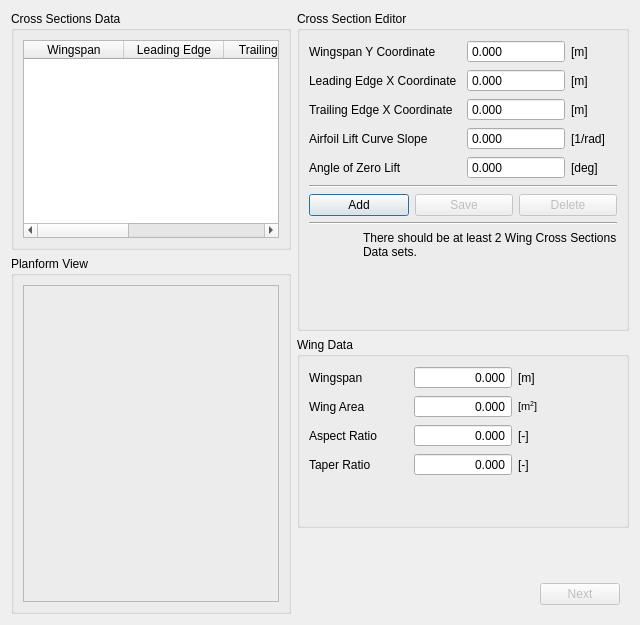
      <widget class="QWidget" name="tabWingData">
       <attribute name="title">
        <string>Wing Data</string>
       </attribute>
       <layout class="QGridLayout" name="gridLayout_7">
        <item row="0" column="0">
         <widget class="QGroupBox" name="groupCrossSectionData">
          <property name="sizePolicy">
           <sizepolicy hsizetype="Preferred" vsizetype="Preferred">
            <horstretch>2</horstretch>
            <verstretch>2</verstretch>
           </sizepolicy>
          </property>
          <property name="locale">
           <locale language="English" country="UnitedStates"/>
          </property>
          <property name="title">
           <string>Cross Sections Data</string>
          </property>
          <property name="flat">
           <bool>false</bool>
          </property>
          <layout class="QGridLayout" name="gridLayout_9">
           <item row="0" column="0">
            <widget class="QTableWidget" name="tableWingData">
             <property name="sizePolicy">
              <sizepolicy hsizetype="Minimum" vsizetype="Expanding">
               <horstretch>0</horstretch>
               <verstretch>0</verstretch>
              </sizepolicy>
             </property>
             <property name="minimumSize">
              <size>
               <width>0</width>
               <height>0</height>
              </size>
             </property>
             <property name="toolTip">
              <string>There should be at least 2 Wing Cross Sections Data sets.</string>
             </property>
             <property name="locale">
              <locale language="English" country="UnitedStates"/>
             </property>
             <property name="showGrid">
              <bool>false</bool>
             </property>
             <attribute name="horizontalHeaderHighlightSections">
              <bool>false</bool>
             </attribute>
             <attribute name="horizontalHeaderStretchLastSection">
              <bool>true</bool>
             </attribute>
             <attribute name="horizontalHeaderStretchLastSection">
              <bool>true</bool>
             </attribute>
             <attribute name="horizontalHeaderHighlightSections">
              <bool>false</bool>
             </attribute>
             <column>
              <property name="text">
               <string>Wingspan</string>
              </property>
             </column>
             <column>
              <property name="text">
               <string>Leading Edge</string>
              </property>
             </column>
             <column>
              <property name="text">
               <string>Trailing Edge</string>
              </property>
             </column>
             <column>
              <property name="text">
               <string>Lift Curve Slope</string>
              </property>
             </column>
             <column>
              <property name="text">
               <string>Angle of 0 Lift</string>
              </property>
             </column>
            </widget>
           </item>
          </layout>
         </widget>
        </item>
        <item row="0" column="1" rowspan="2">
         <layout class="QVBoxLayout" name="verticalLayout">
          <item>
           <widget class="QGroupBox" name="groupCrossSectionEditor">
            <property name="sizePolicy">
             <sizepolicy hsizetype="Preferred" vsizetype="Preferred">
              <horstretch>1</horstretch>
              <verstretch>0</verstretch>
             </sizepolicy>
            </property>
            <property name="locale">
             <locale language="English" country="UnitedStates"/>
            </property>
            <property name="title">
             <string>Cross Section Editor</string>
            </property>
            <layout class="QGridLayout" name="gridLayout_4">
             <item row="0" column="0">
              <layout class="QGridLayout" name="gridLayout_2">
               <item row="0" column="0" colspan="3">
                <widget class="QLabel" name="label">
                 <property name="locale">
                  <locale language="English" country="UnitedStates"/>
                 </property>
                 <property name="text">
                  <string>Wingspan Y Coordinate</string>
                 </property>
                 <property name="buddy">
                  <cstring>spinWingSpan</cstring>
                 </property>
                </widget>
               </item>
               <item row="0" column="3" colspan="2">
                <widget class="QDoubleSpinBox" name="spinWingSpan">
                 <property name="locale">
                  <locale language="English" country="UnitedStates"/>
                 </property>
                 <property name="buttonSymbols">
                  <enum>QAbstractSpinBox::NoButtons</enum>
                 </property>
                 <property name="decimals">
                  <number>3</number>
                 </property>
                </widget>
               </item>
               <item row="0" column="5">
                <widget class="QLabel" name="label_2">
                 <property name="locale">
                  <locale language="English" country="UnitedStates"/>
                 </property>
                 <property name="text">
                  <string>[m]</string>
                 </property>
                </widget>
               </item>
               <item row="1" column="0" colspan="3">
                <widget class="QLabel" name="label_3">
                 <property name="locale">
                  <locale language="English" country="UnitedStates"/>
                 </property>
                 <property name="text">
                  <string>Leading Edge X Coordinate</string>
                 </property>
                 <property name="buddy">
                  <cstring>spinLeadingX</cstring>
                 </property>
                </widget>
               </item>
               <item row="1" column="3" colspan="2">
                <widget class="QDoubleSpinBox" name="spinLeadingX">
                 <property name="locale">
                  <locale language="English" country="UnitedStates"/>
                 </property>
                 <property name="buttonSymbols">
                  <enum>QAbstractSpinBox::NoButtons</enum>
                 </property>
                 <property name="decimals">
                  <number>3</number>
                 </property>
                 <property name="minimum">
                  <double>-99.989999999999995</double>
                 </property>
                </widget>
               </item>
               <item row="1" column="5">
                <widget class="QLabel" name="label_4">
                 <property name="locale">
                  <locale language="English" country="UnitedStates"/>
                 </property>
                 <property name="text">
                  <string>[m]</string>
                 </property>
                </widget>
               </item>
               <item row="3" column="0" colspan="3">
                <widget class="QLabel" name="label_5">
                 <property name="locale">
                  <locale language="English" country="UnitedStates"/>
                 </property>
                 <property name="text">
                  <string>Airfoil Lift Curve Slope</string>
                 </property>
                 <property name="buddy">
                  <cstring>spinLiftSlope</cstring>
                 </property>
                </widget>
               </item>
               <item row="3" column="3" colspan="2">
                <widget class="QDoubleSpinBox" name="spinLiftSlope">
                 <property name="locale">
                  <locale language="English" country="UnitedStates"/>
                 </property>
                 <property name="buttonSymbols">
                  <enum>QAbstractSpinBox::NoButtons</enum>
                 </property>
                 <property name="decimals">
                  <number>3</number>
                 </property>
                 <property name="minimum">
                  <double>-10.000000000000000</double>
                 </property>
                 <property name="maximum">
                  <double>10.000000000000000</double>
                 </property>
                </widget>
               </item>
               <item row="3" column="5">
                <widget class="QLabel" name="label_6">
                 <property name="locale">
                  <locale language="English" country="UnitedStates"/>
                 </property>
                 <property name="text">
                  <string>[1/rad]</string>
                 </property>
                </widget>
               </item>
               <item row="4" column="0" colspan="3">
                <widget class="QLabel" name="label_7">
                 <property name="locale">
                  <locale language="English" country="UnitedStates"/>
                 </property>
                 <property name="text">
                  <string>Angle of Zero Lift</string>
                 </property>
                 <property name="buddy">
                  <cstring>spinAngle0Lift</cstring>
                 </property>
                </widget>
               </item>
               <item row="4" column="3" colspan="2">
                <widget class="QDoubleSpinBox" name="spinAngle0Lift">
                 <property name="locale">
                  <locale language="English" country="UnitedStates"/>
                 </property>
                 <property name="buttonSymbols">
                  <enum>QAbstractSpinBox::NoButtons</enum>
                 </property>
                 <property name="decimals">
                  <number>3</number>
                 </property>
                 <property name="minimum">
                  <double>-90.000000000000000</double>
                 </property>
                 <property name="maximum">
                  <double>90.000000000000000</double>
                 </property>
                </widget>
               </item>
               <item row="4" column="5">
                <widget class="QLabel" name="label_8">
                 <property name="locale">
                  <locale language="English" country="UnitedStates"/>
                 </property>
                 <property name="text">
                  <string>[deg]</string>
                 </property>
                </widget>
               </item>
               <item row="5" column="0" colspan="6">
                <widget class="Line" name="line">
                 <property name="locale">
                  <locale language="English" country="UnitedStates"/>
                 </property>
                 <property name="orientation">
                  <enum>Qt::Horizontal</enum>
                 </property>
                </widget>
               </item>
               <item row="6" column="0" colspan="2">
                <widget class="QPushButton" name="buttonAddSection">
                 <property name="locale">
                  <locale language="English" country="UnitedStates"/>
                 </property>
                 <property name="text">
                  <string>Add</string>
                 </property>
                 <property name="autoRepeat">
                  <bool>false</bool>
                 </property>
                 <property name="default">
                  <bool>true</bool>
                 </property>
                </widget>
               </item>
               <item row="6" column="2" colspan="2">
                <widget class="QPushButton" name="buttonSaveSection">
                 <property name="enabled">
                  <bool>false</bool>
                 </property>
                 <property name="locale">
                  <locale language="English" country="UnitedStates"/>
                 </property>
                 <property name="text">
                  <string>Save</string>
                 </property>
                 <property name="autoRepeat">
                  <bool>false</bool>
                 </property>
                 <property name="default">
                  <bool>true</bool>
                 </property>
                </widget>
               </item>
               <item row="6" column="4" colspan="2">
                <widget class="QPushButton" name="buttonDeleteSection">
                 <property name="enabled">
                  <bool>false</bool>
                 </property>
                 <property name="locale">
                  <locale language="English" country="UnitedStates"/>
                 </property>
                 <property name="text">
                  <string>Delete</string>
                 </property>
                 <property name="autoRepeat">
                  <bool>false</bool>
                 </property>
                 <property name="default">
                  <bool>true</bool>
                 </property>
                </widget>
               </item>
               <item row="7" column="0" colspan="6">
                <widget class="Line" name="line_2">
                 <property name="locale">
                  <locale language="English" country="UnitedStates"/>
                 </property>
                 <property name="orientation">
                  <enum>Qt::Horizontal</enum>
                 </property>
                </widget>
               </item>
               <item row="2" column="0" colspan="3">
                <widget class="QLabel" name="label_44">
                 <property name="locale">
                  <locale language="English" country="UnitedStates"/>
                 </property>
                 <property name="text">
                  <string>Trailing Edge X Coordinate</string>
                 </property>
                 <property name="buddy">
                  <cstring>spinTrailingX</cstring>
                 </property>
                </widget>
               </item>
               <item row="2" column="3" colspan="2">
                <widget class="QDoubleSpinBox" name="spinTrailingX">
                 <property name="locale">
                  <locale language="English" country="UnitedStates"/>
                 </property>
                 <property name="buttonSymbols">
                  <enum>QAbstractSpinBox::NoButtons</enum>
                 </property>
                 <property name="decimals">
                  <number>3</number>
                 </property>
                 <property name="minimum">
                  <double>-99.989999999999995</double>
                 </property>
                </widget>
               </item>
               <item row="2" column="5">
                <widget class="QLabel" name="label_43">
                 <property name="locale">
                  <locale language="English" country="UnitedStates"/>
                 </property>
                 <property name="text">
                  <string>[m]</string>
                 </property>
                </widget>
               </item>
               <item row="8" column="0">
                <widget class="QLabel" name="label_9">
                 <property name="minimumSize">
                  <size>
                   <width>48</width>
                   <height>48</height>
                  </size>
                 </property>
                 <property name="maximumSize">
                  <size>
                   <width>48</width>
                   <height>48</height>
                  </size>
                 </property>
                 <property name="locale">
                  <locale language="English" country="UnitedStates"/>
                 </property>
                 <property name="text">
                  <string/>
                 </property>
                 <property name="pixmap">
                  <pixmap resource="../res/bsc.qrc">:/png/dialog-info.png</pixmap>
                 </property>
                </widget>
               </item>
               <item row="8" column="1" colspan="5">
                <widget class="QLabel" name="label_10">
                 <property name="locale">
                  <locale language="English" country="UnitedStates"/>
                 </property>
                 <property name="text">
                  <string>There should be at least 2 Wing Cross Sections Data sets.</string>
                 </property>
                 <property name="alignment">
                  <set>Qt::AlignLeading|Qt::AlignLeft|Qt::AlignTop</set>
                 </property>
                 <property name="wordWrap">
                  <bool>true</bool>
                 </property>
                </widget>
               </item>
              </layout>
             </item>
             <item row="1" column="0">
              <spacer name="verticalSpacer_2">
               <property name="locale">
                <locale language="English" country="UnitedStates"/>
               </property>
               <property name="orientation">
                <enum>Qt::Vertical</enum>
               </property>
               <property name="sizeHint" stdset="0">
                <size>
                 <width>20</width>
                 <height>40</height>
                </size>
               </property>
              </spacer>
             </item>
            </layout>
           </widget>
          </item>
          <item>
           <widget class="QGroupBox" name="groupWingData">
            <property name="sizePolicy">
             <sizepolicy hsizetype="Preferred" vsizetype="Preferred">
              <horstretch>1</horstretch>
              <verstretch>0</verstretch>
             </sizepolicy>
            </property>
            <property name="locale">
             <locale language="English" country="UnitedStates"/>
            </property>
            <property name="title">
             <string>Wing Data</string>
            </property>
            <layout class="QGridLayout" name="gridLayout_6">
             <item row="0" column="0">
              <layout class="QGridLayout" name="gridLayout_5">
               <item row="0" column="0">
                <widget class="QLabel" name="label_12">
                 <property name="locale">
                  <locale language="English" country="UnitedStates"/>
                 </property>
                 <property name="text">
                  <string>Wingspan</string>
                 </property>
                 <property name="buddy">
                  <cstring>spinTotalSpan</cstring>
                 </property>
                </widget>
               </item>
               <item row="0" column="1">
                <widget class="QDoubleSpinBox" name="spinTotalSpan">
                 <property name="locale">
                  <locale language="English" country="UnitedStates"/>
                 </property>
                 <property name="alignment">
                  <set>Qt::AlignRight|Qt::AlignTrailing|Qt::AlignVCenter</set>
                 </property>
                 <property name="readOnly">
                  <bool>true</bool>
                 </property>
                 <property name="buttonSymbols">
                  <enum>QAbstractSpinBox::NoButtons</enum>
                 </property>
                 <property name="decimals">
                  <number>3</number>
                 </property>
                </widget>
               </item>
               <item row="0" column="2">
                <widget class="QLabel" name="label_11">
                 <property name="locale">
                  <locale language="English" country="UnitedStates"/>
                 </property>
                 <property name="text">
                  <string>[m]</string>
                 </property>
                </widget>
               </item>
               <item row="1" column="0">
                <widget class="QLabel" name="label_14">
                 <property name="locale">
                  <locale language="English" country="UnitedStates"/>
                 </property>
                 <property name="text">
                  <string>Wing Area</string>
                 </property>
                 <property name="buddy">
                  <cstring>spinWingArea</cstring>
                 </property>
                </widget>
               </item>
               <item row="1" column="1">
                <widget class="QDoubleSpinBox" name="spinWingArea">
                 <property name="locale">
                  <locale language="English" country="UnitedStates"/>
                 </property>
                 <property name="alignment">
                  <set>Qt::AlignRight|Qt::AlignTrailing|Qt::AlignVCenter</set>
                 </property>
                 <property name="readOnly">
                  <bool>true</bool>
                 </property>
                 <property name="buttonSymbols">
                  <enum>QAbstractSpinBox::NoButtons</enum>
                 </property>
                 <property name="decimals">
                  <number>3</number>
                 </property>
                 <property name="maximum">
                  <double>1000.000000000000000</double>
                 </property>
                </widget>
               </item>
               <item row="1" column="2">
                <widget class="QLabel" name="label_13">
                 <property name="locale">
                  <locale language="English" country="UnitedStates"/>
                 </property>
                 <property name="text">
                  <string>&lt;!DOCTYPE HTML PUBLIC &quot;-//W3C//DTD HTML 4.0//EN&quot; &quot;http://www.w3.org/TR/REC-html40/strict.dtd&quot;&gt;
&lt;html&gt;&lt;head&gt;&lt;meta name=&quot;qrichtext&quot; content=&quot;1&quot; /&gt;&lt;style type=&quot;text/css&quot;&gt;
p, li { white-space: pre-wrap; }
&lt;/style&gt;&lt;/head&gt;&lt;body style=&quot; font-family:'MS Shell Dlg 2'; font-size:8.25pt; font-weight:400; font-style:normal;&quot;&gt;
&lt;p style=&quot; margin-top:0px; margin-bottom:0px; margin-left:0px; margin-right:0px; -qt-block-indent:0; text-indent:0px;&quot;&gt;&lt;span style=&quot; font-size:8pt;&quot;&gt;[m&lt;/span&gt;&lt;span style=&quot; font-size:8pt; vertical-align:super;&quot;&gt;2&lt;/span&gt;&lt;span style=&quot; font-size:8pt;&quot;&gt;]&lt;/span&gt;&lt;/p&gt;&lt;/body&gt;&lt;/html&gt;</string>
                 </property>
                </widget>
               </item>
               <item row="2" column="0">
                <widget class="QLabel" name="label_16">
                 <property name="locale">
                  <locale language="English" country="UnitedStates"/>
                 </property>
                 <property name="text">
                  <string>Aspect Ratio</string>
                 </property>
                 <property name="buddy">
                  <cstring>spinAspectRatio</cstring>
                 </property>
                </widget>
               </item>
               <item row="2" column="1">
                <widget class="QDoubleSpinBox" name="spinAspectRatio">
                 <property name="locale">
                  <locale language="English" country="UnitedStates"/>
                 </property>
                 <property name="alignment">
                  <set>Qt::AlignRight|Qt::AlignTrailing|Qt::AlignVCenter</set>
                 </property>
                 <property name="readOnly">
                  <bool>true</bool>
                 </property>
                 <property name="buttonSymbols">
                  <enum>QAbstractSpinBox::NoButtons</enum>
                 </property>
                 <property name="decimals">
                  <number>3</number>
                 </property>
                </widget>
               </item>
               <item row="2" column="2">
                <widget class="QLabel" name="label_15">
                 <property name="locale">
                  <locale language="English" country="UnitedStates"/>
                 </property>
                 <property name="text">
                  <string>[-]</string>
                 </property>
                </widget>
               </item>
               <item row="3" column="0">
                <widget class="QLabel" name="label_18">
                 <property name="locale">
                  <locale language="English" country="UnitedStates"/>
                 </property>
                 <property name="text">
                  <string>Taper Ratio</string>
                 </property>
                 <property name="buddy">
                  <cstring>spinTaperRatio</cstring>
                 </property>
                </widget>
               </item>
               <item row="3" column="1">
                <widget class="QDoubleSpinBox" name="spinTaperRatio">
                 <property name="locale">
                  <locale language="English" country="UnitedStates"/>
                 </property>
                 <property name="alignment">
                  <set>Qt::AlignRight|Qt::AlignTrailing|Qt::AlignVCenter</set>
                 </property>
                 <property name="readOnly">
                  <bool>true</bool>
                 </property>
                 <property name="buttonSymbols">
                  <enum>QAbstractSpinBox::NoButtons</enum>
                 </property>
                 <property name="decimals">
                  <number>3</number>
                 </property>
                </widget>
               </item>
               <item row="3" column="2">
                <widget class="QLabel" name="label_17">
                 <property name="locale">
                  <locale language="English" country="UnitedStates"/>
                 </property>
                 <property name="text">
                  <string>[-]</string>
                 </property>
                </widget>
               </item>
              </layout>
             </item>
             <item row="1" column="0">
              <spacer name="verticalSpacer_3">
               <property name="locale">
                <locale language="English" country="UnitedStates"/>
               </property>
               <property name="orientation">
                <enum>Qt::Vertical</enum>
               </property>
               <property name="sizeHint" stdset="0">
                <size>
                 <width>20</width>
                 <height>40</height>
                </size>
               </property>
              </spacer>
             </item>
            </layout>
           </widget>
          </item>
          <item>
           <widget class="QFrame" name="frame">
            <property name="sizePolicy">
             <sizepolicy hsizetype="Preferred" vsizetype="Preferred">
              <horstretch>1</horstretch>
              <verstretch>0</verstretch>
             </sizepolicy>
            </property>
            <property name="locale">
             <locale language="English" country="UnitedStates"/>
            </property>
            <property name="frameShape">
             <enum>QFrame::NoFrame</enum>
            </property>
            <property name="frameShadow">
             <enum>QFrame::Raised</enum>
            </property>
            <layout class="QGridLayout" name="gridLayout_3">
             <item row="1" column="0">
              <spacer name="horizontalSpacer">
               <property name="locale">
                <locale language="English" country="UnitedStates"/>
               </property>
               <property name="orientation">
                <enum>Qt::Horizontal</enum>
               </property>
               <property name="sizeHint" stdset="0">
                <size>
                 <width>184</width>
                 <height>20</height>
                </size>
               </property>
              </spacer>
             </item>
             <item row="1" column="1">
              <widget class="QPushButton" name="buttonNext1">
               <property name="enabled">
                <bool>false</bool>
               </property>
               <property name="locale">
                <locale language="English" country="UnitedStates"/>
               </property>
               <property name="text">
                <string>Next</string>
               </property>
               <property name="autoRepeat">
                <bool>false</bool>
               </property>
               <property name="default">
                <bool>true</bool>
               </property>
              </widget>
             </item>
             <item row="0" column="1">
              <spacer name="verticalSpacer">
               <property name="locale">
                <locale language="English" country="UnitedStates"/>
               </property>
               <property name="orientation">
                <enum>Qt::Vertical</enum>
               </property>
               <property name="sizeHint" stdset="0">
                <size>
                 <width>20</width>
                 <height>40</height>
                </size>
               </property>
              </spacer>
             </item>
            </layout>
           </widget>
          </item>
         </layout>
        </item>
        <item row="1" column="0">
         <widget class="QGroupBox" name="groupPlanformPreview">
          <property name="sizePolicy">
           <sizepolicy hsizetype="Preferred" vsizetype="Preferred">
            <horstretch>2</horstretch>
            <verstretch>3</verstretch>
           </sizepolicy>
          </property>
          <property name="locale">
           <locale language="English" country="UnitedStates"/>
          </property>
          <property name="title">
           <string>Planform View</string>
          </property>
          <layout class="QGridLayout" name="gridLayout_8">
           <item row="0" column="0">
            <widget class="QwtPlot" name="plotWingGeo">
             <property name="locale">
              <locale language="English" country="UnitedStates"/>
             </property>
             <property name="frameShape">
              <enum>QFrame::StyledPanel</enum>
             </property>
             <property name="frameShadow">
              <enum>QFrame::Raised</enum>
             </property>
            </widget>
           </item>
          </layout>
         </widget>
        </item>
       </layout>
      </widget>
